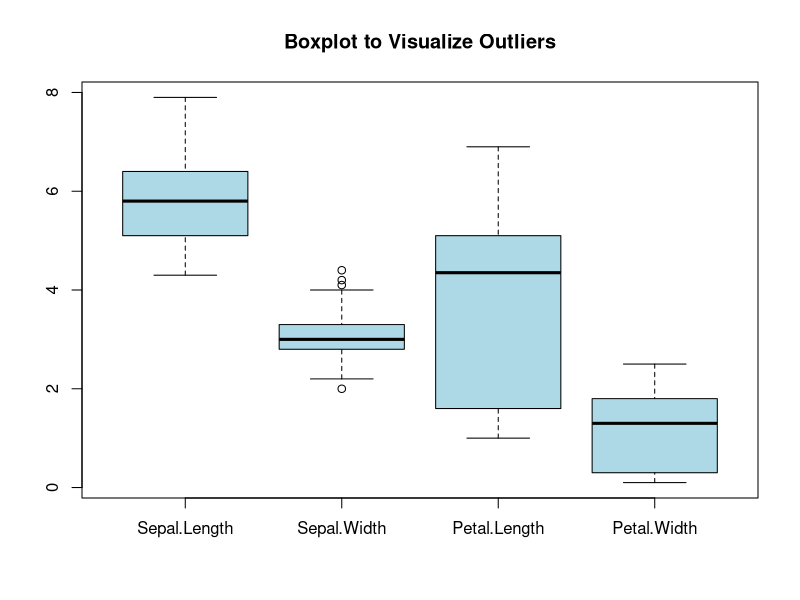
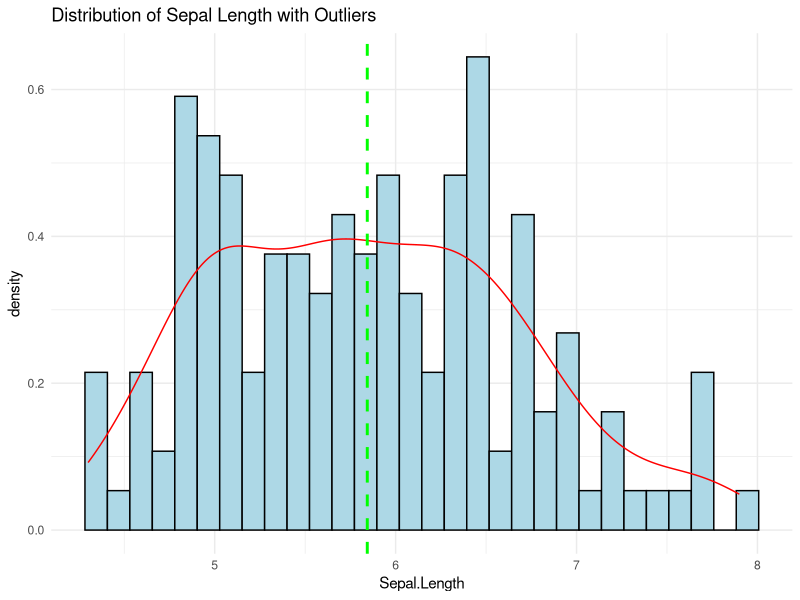
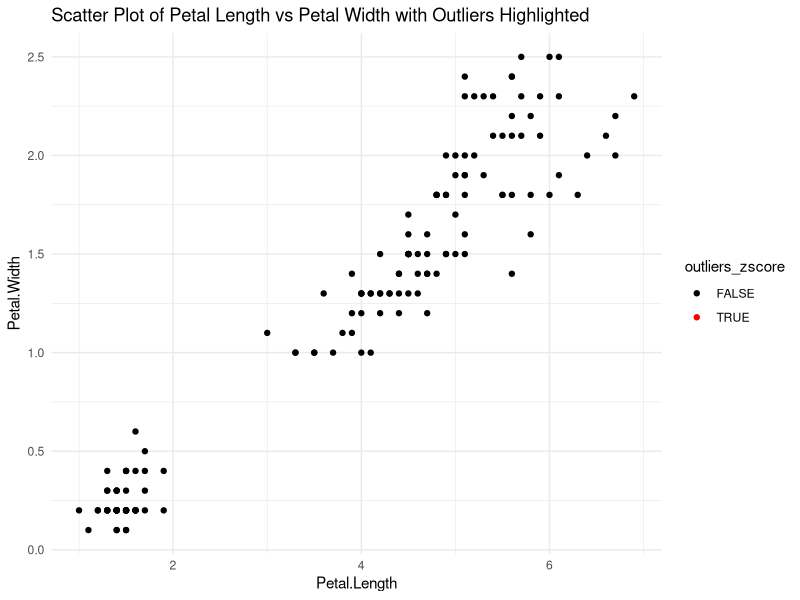

R code for these plots, in order:
#21BDS0085 
#Experiment-7 
library(ggplot2) 
library(dplyr) 

data("iris") 

# Display basic summary statistics 
summary(iris) 

# Z-score method to detect outliers 
z_scores <- as.data.frame(scale(iris[, 1:4]))  # Scaling numeric columns 

# Set Z-score threshold 
threshold <- 3 
outliers_zscore <- rowSums(abs(z_scores) > threshold) > 0 
outliers_data <- iris[outliers_zscore, ] 

print("Detected outliers based on Z-score:") 
print(outliers_data) 

# Visualization 1: Boxplot to visualize outliers 
boxplot(iris[, 1:4], main = "Boxplot to Visualize Outliers", col = "lightblue") 

# Visualization 2: Sepal Length distribution with outliers highlighted 
ggplot(iris, aes(x = Sepal.Length)) + 
  geom_histogram(aes(y = after_stat(density)), bins = 30, fill = "lightblue", color = "black") + 
  geom_density(color = "red") + 
  geom_vline(aes(xintercept = mean(Sepal.Length)), color = "green", linetype = "dashed", 
             linewidth = 1) + 
  ggtitle("Distribution of Sepal Length with Outliers") + 
  theme_minimal() 

# IQR (Interquartile Range) method to detect outliers 
Q1 <- apply(iris[, 1:4], 2, quantile, 0.25) 
Q3 <- apply(iris[, 1:4], 2, quantile, 0.75) 
IQR <- Q3 - Q1 

# Define outlier condition using IQR 
outliers_iqr <- iris %>% 
  filter(if_any(everything(), ~ . < (Q1 - 1.5 * IQR) | . > (Q3 + 1.5 * IQR))) 

print("Outliers detected using the IQR method:") 
print(outliers_iqr) 

# Visualization 3: Scatter plot for Petal Length vs Petal Width highlighting outliers 
ggplot(iris, aes(x = Petal.Length, y = Petal.Width, color = outliers_zscore)) + 
  geom_point() + 
  ggtitle("Scatter Plot of Petal Length vs Petal Width with Outliers Highlighted") + 
  theme_minimal() + 
  scale_color_manual(values = c("black", "red"))